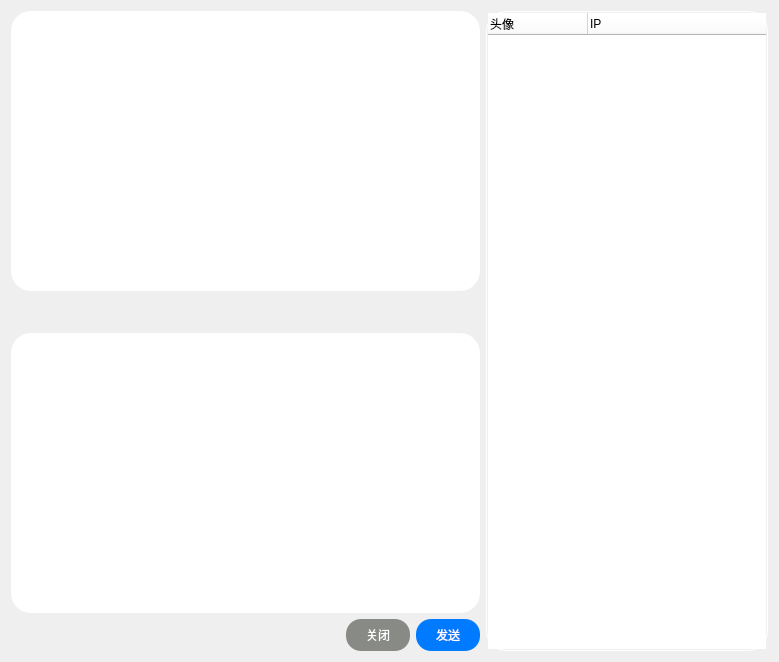
<?xml version="1.0" encoding="UTF-8"?>
<ui version="4.0">
 <class>Group</class>
 <widget class="QDialog" name="Group">
  <property name="geometry">
   <rect>
    <x>0</x>
    <y>0</y>
    <width>779</width>
    <height>662</height>
   </rect>
  </property>
  <property name="windowTitle">
   <string>群聊页面</string>
  </property>
  <layout class="QHBoxLayout" name="horizontalLayout" stretch="5,3">
   <item>
    <layout class="QHBoxLayout" name="horizontalLayout_4" stretch="0">
     <item>
      <layout class="QVBoxLayout" name="verticalLayout" stretch="0,0,0,0">
       <item>
        <widget class="QTextBrowser" name="messageTextBrowser">
         <property name="styleSheet">
          <string notr="true">QTextBrowser { background-color: white; border: none; border-radius: 20px; }</string>
         </property>
        </widget>
       </item>
       <item>
        <layout class="QHBoxLayout" name="horizontalLayout_2">
         <item>
          <widget class="QPushButton" name="emote">
           <property name="enabled">
            <bool>true</bool>
           </property>
           <property name="toolTip">
            <string>发送表情</string>
           </property>
           <property name="styleSheet">
            <string notr="true">QPushButton { 
border: none;
 }
QPushButton:pressed {
    border: 2px solid rgb(136, 138, 133);
    border-style: inset;
    padding: 3px; 
}</string>
           </property>
           <property name="text">
            <string/>
           </property>
           <property name="icon">
            <iconset resource="res.qrc">
             <normaloff>:/res/s2.png</normaloff>:/res/s2.png</iconset>
           </property>
           <property name="iconSize">
            <size>
             <width>25</width>
             <height>25</height>
            </size>
           </property>
          </widget>
         </item>
         <item>
          <widget class="QPushButton" name="file">
           <property name="toolTip">
            <string>发送文件</string>
           </property>
           <property name="styleSheet">
            <string notr="true">QPushButton { 
border: none;
 }
QPushButton:pressed {
    border: 2px solid rgb(136, 138, 133);
    border-style: inset;
    padding: 3px; 
}</string>
           </property>
           <property name="text">
            <string/>
           </property>
           <property name="icon">
            <iconset resource="res.qrc">
             <normaloff>:/res/s3.png</normaloff>:/res/s3.png</iconset>
           </property>
           <property name="iconSize">
            <size>
             <width>25</width>
             <height>25</height>
            </size>
           </property>
          </widget>
         </item>
         <item>
          <widget class="QPushButton" name="image">
           <property name="toolTip">
            <string>发送图片</string>
           </property>
           <property name="styleSheet">
            <string notr="true">QPushButton { 
border: none;
 }
QPushButton:pressed {
    border: 2px solid rgb(136, 138, 133);
    border-style: inset;
    padding: 3px; 
}</string>
           </property>
           <property name="text">
            <string/>
           </property>
           <property name="icon">
            <iconset resource="res.qrc">
             <normaloff>:/res/s1.png</normaloff>:/res/s1.png</iconset>
           </property>
           <property name="iconSize">
            <size>
             <width>25</width>
             <height>25</height>
            </size>
           </property>
          </widget>
         </item>
         <item>
          <widget class="QPushButton" name="history">
           <property name="toolTip">
            <string>历史消息</string>
           </property>
           <property name="styleSheet">
            <string notr="true">QPushButton { 
border: none;
 }
QPushButton:pressed {
    border: 2px solid rgb(136, 138, 133);
    border-style: inset;
    padding: 3px; 
}</string>
           </property>
           <property name="text">
            <string/>
           </property>
           <property name="icon">
            <iconset resource="res.qrc">
             <normaloff>:/res/s4.png</normaloff>:/res/s4.png</iconset>
           </property>
           <property name="iconSize">
            <size>
             <width>25</width>
             <height>25</height>
            </size>
           </property>
          </widget>
         </item>
         <item>
          <spacer name="horizontalSpacer">
           <property name="orientation">
            <enum>Qt::Horizontal</enum>
           </property>
           <property name="sizeHint" stdset="0">
            <size>
             <width>40</width>
             <height>30</height>
            </size>
           </property>
          </spacer>
         </item>
        </layout>
       </item>
       <item>
        <widget class="QTextEdit" name="messageTextEdit">
         <property name="styleSheet">
          <string notr="true">QTextEdit { background-color: white; border: none; border-radius: 20px; }</string>
         </property>
        </widget>
       </item>
       <item>
        <layout class="QHBoxLayout" name="horizontalLayout_3">
         <item>
          <spacer name="horizontalSpacer_2">
           <property name="orientation">
            <enum>Qt::Horizontal</enum>
           </property>
           <property name="sizeHint" stdset="0">
            <size>
             <width>40</width>
             <height>20</height>
            </size>
           </property>
          </spacer>
         </item>
         <item>
          <widget class="QPushButton" name="closeBtn">
           <property name="styleSheet">
            <string notr="true">QPushButton {background-color:rgb(136, 138, 133); border-radius: 15px; padding: 7px 20px; color: white; border: none;}


QPushButton:hover {
              background-color:  rgb(211, 215, 207);
}</string>
           </property>
           <property name="text">
            <string>关闭</string>
           </property>
          </widget>
         </item>
         <item>
          <widget class="QPushButton" name="sendMsg">
           <property name="styleSheet">
            <string notr="true">QPushButton {background-color: #007BFF; border-radius: 15px; padding: 7px 20px; color: white; border: none;}

QPushButton:hover {
              background-color:  #9cd3fa;
}</string>
           </property>
           <property name="text">
            <string>发送</string>
           </property>
          </widget>
         </item>
        </layout>
       </item>
      </layout>
     </item>
    </layout>
   </item>
   <item>
    <layout class="QVBoxLayout" name="verticalLayout_2" stretch="2">
     <item>
      <widget class="QTreeWidget" name="list">
       <property name="styleSheet">
        <string notr="true">QHeaderView::section {
    background-color:white;
}
QTreeWidget {
    border-radius: 20px;
    border: 1px solid  white; 
     padding: 1px;

}</string>
       </property>
       <column>
        <property name="text">
         <string notr="true">头像</string>
        </property>
       </column>
       <column>
        <property name="text">
         <string>IP</string>
        </property>
       </column>
      </widget>
     </item>
    </layout>
   </item>
  </layout>
 </widget>
 <resources>
  <include location="res.qrc"/>
 </resources>
 <connections/>
</ui>
